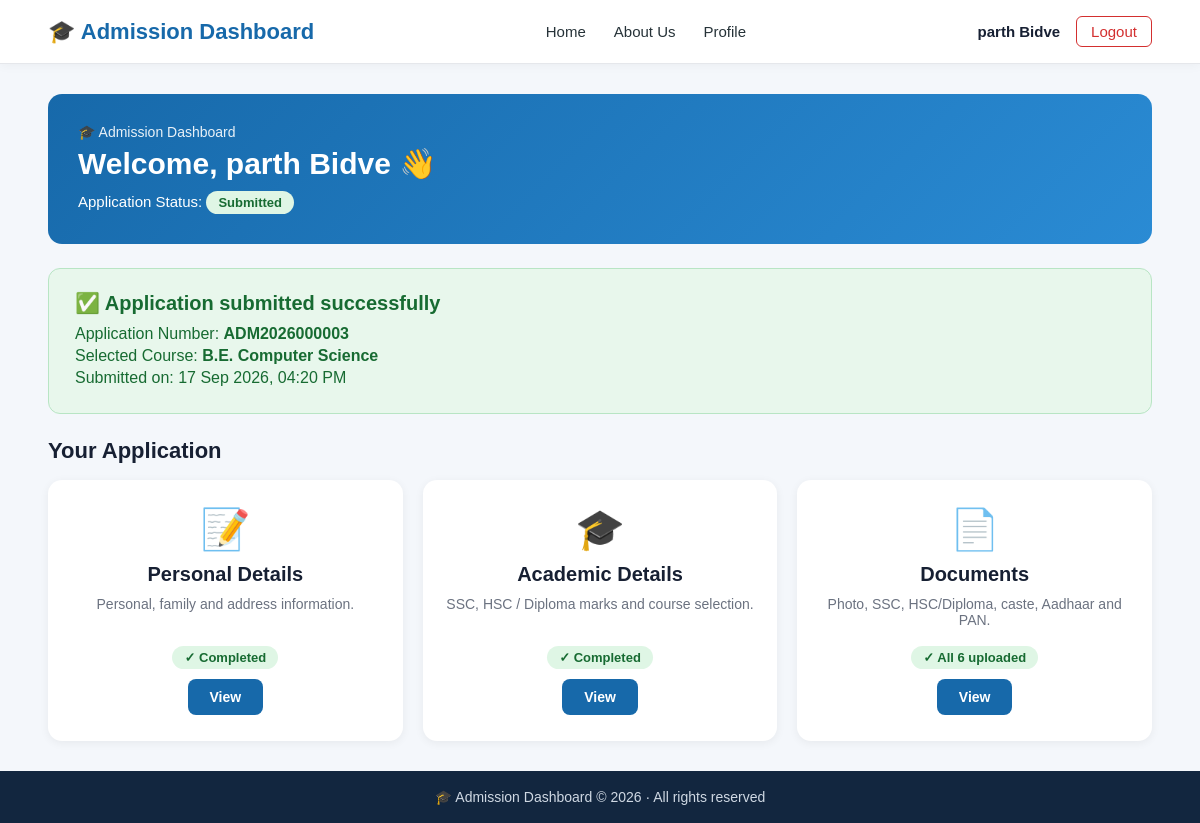
The app's page /index.php (signed in) with its own data.
### tables this page shows
CREATE TABLE `students` (
  `student_id` int(10) UNSIGNED NOT NULL,
  `fullname` varchar(100) NOT NULL,
  `email` varchar(100) NOT NULL,
  `mobile` varchar(15) NOT NULL,
  `password` varchar(255) NOT NULL,
  `created_at` timestamp NOT NULL DEFAULT current_timestamp(),
  `application_submitted` tinyint(1) NOT NULL DEFAULT 0,
  `submitted_at` datetime DEFAULT NULL,
  `application_number` varchar(30) DEFAULT NULL
);

CREATE TABLE `academic_details` (
  `id` int(11) NOT NULL,
  `student_id` int(10) UNSIGNED NOT NULL,
  `ssc_school` varchar(255) NOT NULL,
  `ssc_board` varchar(100) NOT NULL,
  `ssc_passing_year` year(4) NOT NULL,
  `ssc_total_marks` int(11) NOT NULL,
  `ssc_marks_obtained` int(11) NOT NULL,
  `ssc_percentage` decimal(5,2) NOT NULL,
  `hsc_qualification` varchar(50) NOT NULL,
  `hsc_college` varchar(255) NOT NULL,
  `hsc_board_university` varchar(255) NOT NULL,
  `hsc_stream_branch` varchar(100) DEFAULT NULL,
  `hsc_passing_year` year(4) NOT NULL,
  `hsc_total_marks` int(11) NOT NULL,
  `hsc_marks_obtained` int(11) NOT NULL,
  `hsc_percentage` decimal(5,2) NOT NULL,
  `created_at` timestamp NOT NULL DEFAULT current_timestamp(),
  `updated_at` timestamp NOT NULL DEFAULT current_timestamp() ON UPDATE current_timestamp(),
  `admission_type` varchar(100) DEFAULT NULL,
  `course_branch` varchar(255) DEFAULT NULL,
  `preferred_college` varchar(255) DEFAULT NULL
);

### db.php (called while the page is built, shortened)
<?php
function h($text)
{
    return htmlspecialchars((string)$text, ENT_QUOTES, "UTF-8");
}

### index.php (the view, shortened to what this page needs)
<?php
require_once "db.php";
$student_id = $_SESSION["student_id"];
$sql  = "SELECT application_submitted, submitted_at, application_number FROM students WHERE student_id = ? LIMIT 1";
$stmt = mysqli_prepare($conn, $sql);
mysqli_stmt_bind_param($stmt, "i", $student_id);
mysqli_stmt_execute($stmt);
$student = mysqli_fetch_assoc(mysqli_stmt_get_result($stmt));
$application_submitted = ($student["application_submitted"] == 1);
$stmt = mysqli_prepare($conn, "SELECT id FROM personal_details WHERE student_id = ? LIMIT 1");
mysqli_stmt_bind_param($stmt, "i", $student_id);
mysqli_stmt_execute($stmt);
mysqli_stmt_store_result($stmt);
$personal_completed = (mysqli_stmt_num_rows($stmt) > 0);
$course_branch = "";
$stmt = mysqli_prepare($conn, "SELECT course_branch FROM academic_details WHERE student_id = ? LIMIT 1");
mysqli_stmt_bind_param($stmt, "i", $student_id);
mysqli_stmt_execute($stmt);
$academic = mysqli_fetch_assoc(mysqli_stmt_get_result($stmt));
$academic_completed = ($academic ? true : false);
if ($academic) {
    $course_branch = $academic["course_branch"];
}
$stmt = mysqli_prepare($conn, "SELECT COUNT(*) AS total FROM student_documents WHERE student_id = ?");
mysqli_stmt_bind_param($stmt, "i", $student_id);
mysqli_stmt_execute($stmt);
$row = mysqli_fetch_assoc(mysqli_stmt_get_result($stmt));
$uploaded_count      = (int)$row["total"];
$documents_completed = ($uploaded_count >= 6);
$all_completed = ($personal_completed && $academic_completed && $documents_completed);
if ($application_submitted) {
    $application_status = "Submitted";
} elseif ($all_completed) {
    $application_status = "Ready to Submit";
} else {
    $application_status = "In Process";
}
?>
<!DOCTYPE html>
<html lang="en">
<head>
    <link rel="stylesheet" href="style.css">
</head>
<body>
<?php require_once "header.php"; ?>
<main class="dashboard">
    <div class="dashboard-container">
        <section class="welcome-section">
            <div>
                <p class="welcome-small">🎓 Admission Dashboard</p>
                <h1>Welcome, <?php echo h($_SESSION["fullname"]); ?> 👋</h1>
                <p class="welcome-text">
                    Application Status:
                    <span class="status-badge status-<?php echo $application_submitted ? "done" : "pending"; ?>">
                        <?php echo h($application_status); ?>
                    </span>
                </p>
            </div>
        </section>
        <?php if ($application_submitted) { ?>
            <section class="submitted-box">
                <h2>✅ Application submitted successfully</h2>
                <p>Application Number: <strong><?php echo h($student["application_number"]); ?></strong></p>
                <?php if ($course_branch != "") { ?>
                    <p>Selected Course: <strong><?php echo h($course_branch); ?></strong></p>
                <?php } ?>
                <p>Submitted on: <?php echo h(date("d M Y, h:i A", strtotime($student["submitted_at"]))); ?></p>
            </section>
        <?php } ?>
        <section class="dashboard-section">
            <h2 class="section-title">
                <?php echo $application_submitted ? "Your Application" : "Complete Your Application"; ?>
            </h2>
            <div class="dashboard-cards">
                <div class="dashboard-card">
                    <div class="card-icon">📝</div>
                    <h3>Personal Details</h3>
                    <p>Personal, family and address information.</p>
                    <span class="tag <?php echo $personal_completed ? "tag-done" : "tag-pending"; ?>">
                        <?php echo $personal_completed ? "✓ Completed" : "Pending"; ?>
                    </span>
                    <?php if ($application_submitted) { ?>
                        <a href="profile.php" class="dashboard-button">View</a>
                    <?php } else { ?>
                        <a href="personal.php" class="dashboard-button">
                            <?php echo $personal_completed ? "Edit Details →" : "Fill Details →"; ?>
                        </a>
                    <?php } ?>
                </div>
                <div class="dashboard-card">
                    <div class="card-icon">🎓</div>
                    <h3>Academic Details</h3>
                    <p>SSC, HSC / Diploma marks and course selection.</p>
                    <span class="tag <?php echo $academic_completed ? "tag-done" : "tag-pending"; ?>">
                        <?php echo $academic_completed ? "✓ Completed" : "Pending"; ?>
                    </span>
                    <?php if ($application_submitted) { ?>
                        <a href="profile.php" class="dashboard-button">View</a>
                    <?php } else { ?>
                        <a href="academic.php" class="dashboard-button">
                            <?php echo $academic_completed ? "Edit Details →" : "Fill Details →"; ?>
                        </a>
                    <?php } ?>
                </div>
                <div class="dashboard-card">
                    <div class="card-icon">📄</div>
                    <h3>Documents</h3>
                    <p>Photo, SSC, HSC/Diploma, caste, Aadhaar and PAN.</p>
                    <span class="tag <?php echo $documents_completed ? "tag-done" : "tag-pending"; ?>">
                        <?php echo $documents_completed ? "✓ All 6 uploaded" : $uploaded_count . " of 6 uploaded"; ?>
                    </span>
                    <a href="documents.php" class="dashboard-button">
                        <?php
                        if ($application_submitted) {
                            echo "View";
                        } else {
                            echo $documents_completed ? "Manage Documents →" : "Upload Documents →";
                        }
                        ?>
                    </a>
                </div>
            </div>
        </section>
    </div>
</main>
<?php require_once "footer.php"; ?>
</body>
</html>

### style.css (style rules this page uses)
* { box-sizing: border-box; margin: 0; padding: 0; }
body { font-family: Arial, sans-serif; background: #f4f7fb; color: #172033; min-height: 100vh; display: flex; flex-direction: column; }
a { color: #1769aa; }
.dashboard { flex: 1; }
.dashboard-container { width: 92%; max-width: 1200px; margin: 30px auto; }
.welcome-section { background: linear-gradient(135deg, #1769aa, #2a8bd4); color: #fff; padding: 30px; border-radius: 14px; margin-bottom: 24px; }
.welcome-small { font-size: 14px; opacity: 0.9; margin-bottom: 6px; }
.welcome-section h1 { font-size: 30px; margin-bottom: 10px; }
.welcome-text { font-size: 15px; }
.status-badge { display: inline-block; padding: 4px 12px; border-radius: 20px; font-size: 13px; font-weight: 700; }
.status-done { background: #dff6e5; color: #176b32; }
.submitted-box { background: #e8f7ec; border: 1px solid #b8e5c4; color: #176b32; padding: 22px 26px; border-radius: 12px; margin-bottom: 24px; }
.submitted-box h2 { font-size: 20px; margin-bottom: 10px; }
.submitted-box p { margin-bottom: 4px; }
.section-title { font-size: 22px; margin-bottom: 16px; }
.dashboard-section { margin-bottom: 28px; }
.dashboard-cards { display: grid; grid-template-columns: repeat(3, 1fr); gap: 20px; }
.dashboard-card { background: #fff; padding: 26px 22px; border-radius: 14px; box-shadow: 0 2px 10px rgba(0, 0, 0, 0.06); text-align: center; display: flex; flex-direction: column; align-items: center; gap: 10px; }
.card-icon { font-size: 40px; }
.dashboard-card h3 { font-size: 20px; }
.dashboard-card p { color: #6b7280; font-size: 14px; min-height: 40px; }
.tag { font-size: 13px; font-weight: 700; padding: 4px 12px; border-radius: 20px; }
.tag-done { background: #dff6e5; color: #176b32; }
.dashboard-button { display: inline-block; margin-top: auto; background: #1769aa; color: #fff; text-decoration: none; padding: 10px 22px; border-radius: 8px; font-size: 14px; font-weight: 600; transition: 0.2s ease; }

### records on screen
students: application_submitted "Submitted", application_number "ADM2026000003", submitted_at "17 Sep 2026, 04:20 PM"
academic_details: course_branch "B.E. Computer Science"

### other values on screen
$_SESSION["fullname"] "parth Bidve"
